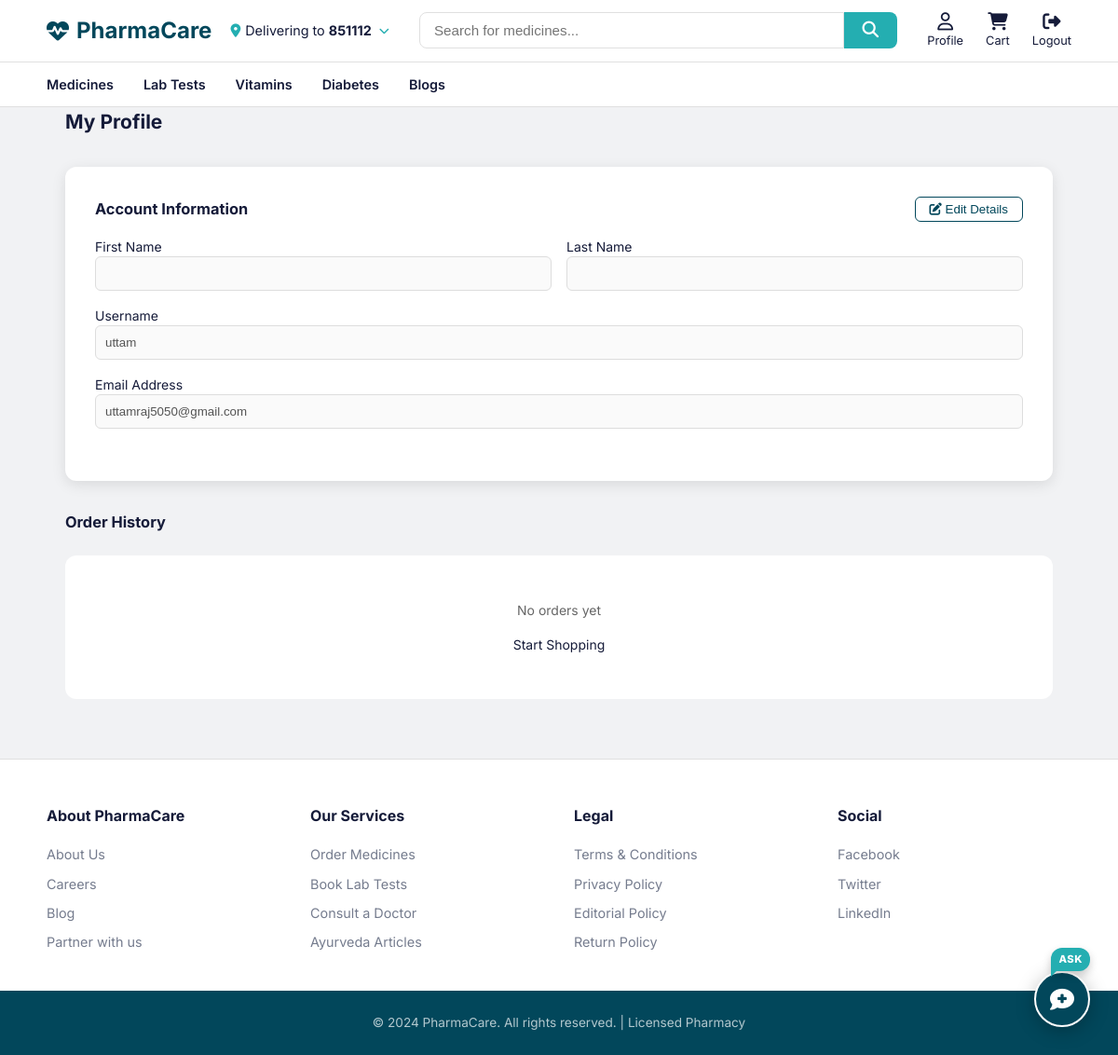
/accounts/profile/ (signed in), run on an earlier commit of the app's database.
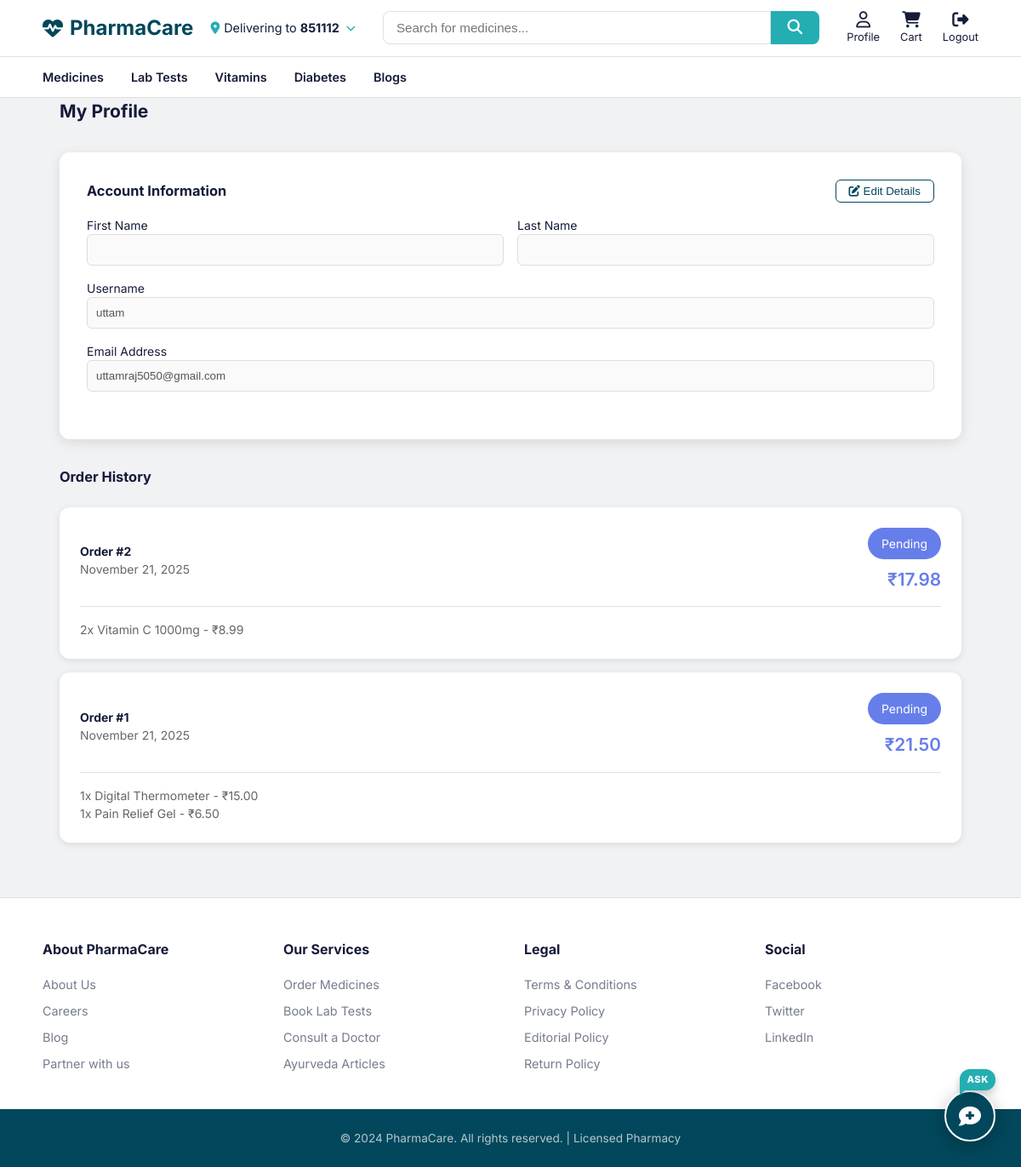
And on a later commit of the database.
### products/models.py (models this page shows, shortened)
class Order(models.Model):
    STATUS_CHOICES = [
        ('pending', 'Pending'),
        ('processing', 'Processing'),
        ('shipped', 'Shipped'),
        ('delivered', 'Delivered'),
        ('cancelled', 'Cancelled'),
    ]
    user = models.ForeignKey(User, on_delete=models.CASCADE)
    created_at = models.DateTimeField(auto_now_add=True)
    updated_at = models.DateTimeField(auto_now=True)
    status = models.CharField(max_length=20, choices=STATUS_CHOICES, default='pending')
    total_price = models.DecimalField(max_digits=10, decimal_places=2)
    shipping_address = models.TextField()

class OrderItem(models.Model):
    order = models.ForeignKey(Order, related_name='items', on_delete=models.CASCADE)
    product = models.ForeignKey(Product, on_delete=models.CASCADE)
    quantity = models.IntegerField()
    price = models.DecimalField(max_digits=10, decimal_places=2)

class Product(models.Model):
    name = models.CharField(max_length=200)
    slug = models.SlugField(unique=True)
    category = models.ForeignKey(Category, on_delete=models.CASCADE)
    description = models.TextField()
    price = models.DecimalField(max_digits=10, decimal_places=2)
    stock = models.IntegerField()
    image = models.ImageField(upload_to='products/', blank=True)
    image_url = models.URLField(max_length=500, blank=True, null=True)
    requires_prescription = models.BooleanField(default=False)
    active = models.BooleanField(default=True)
    created_at = models.DateTimeField(auto_now_add=True)
    updated_at = models.DateTimeField(auto_now=True)

### accounts/views.py (the view)
# urls.py: path('profile/', views.profile, name='profile'),
@login_required
def profile(request):
    if request.method == 'POST':
        user_form = UserUpdateForm(request.POST, instance=request.user)
        if user_form.is_valid():
            user_form.save()
            messages.success(request, 'Your profile has been updated!')
            try:
                send_mail(
                    subject='Profile Updated',
                    message=f'Hi {request.user.username},\n\nYour profile details have been successfully updated.\n\nBest regards,\nPharmaCare Team',
                    from_email=settings.DEFAULT_FROM_EMAIL,
                    recipient_list=[request.user.email],
                    fail_silently=True,
                )
            except Exception:
                pass # Don't crash if email fails
            return redirect('accounts:profile')
    else:
        user_form = UserUpdateForm(instance=request.user)
    orders = request.user.order_set.all().order_by('-created_at')
    return render(request, 'accounts/profile.html', {
        'orders': orders,
        'user_form': user_form
    })

### accounts/forms.py
class UserUpdateForm(forms.ModelForm):
    email = forms.EmailField()
    first_name = forms.CharField(required=False)
    last_name = forms.CharField(required=False)
    class Meta:
        model = User
        fields = ['username', 'email', 'first_name', 'last_name']

### accounts/templates/accounts/profile.html (shortened to what this page needs)
{% extends 'base.html' %}
{% block content %}
<div class="container">
    <h2 style="margin-bottom: 2rem;">My Profile</h2>
    <div class="profile-card">
        <div style="display: flex; justify-content: space-between; align-items: center; margin-bottom: 1rem;">
            <h3>Account Information</h3>
            <button type="button" id="edit-profile-btn" onclick="toggleEditMode()"
                style="background: transparent; border: 1px solid var(--primary-color); color: var(--primary-color); padding: 5px 15px; border-radius: 6px; cursor: pointer;">
                <i class="fas fa-edit"></i> Edit Details
            </button>
        </div>
        <form method="POST" id="profile-form">
            <div style="display: grid; grid-template-columns: 1fr 1fr; gap: 1rem; margin-bottom: 1rem;">
                <div class="form-group">
                    <label>First Name</label>
                    <input type="text" name="first_name" value="{{ user.first_name }}" class="form-control" disabled
                        style="width: 100%; padding: 10px; border: 1px solid #ddd; border-radius: 6px;">
                </div>
                <div class="form-group">
                    <label>Last Name</label>
                    <input type="text" name="last_name" value="{{ user.last_name }}" class="form-control" disabled
                        style="width: 100%; padding: 10px; border: 1px solid #ddd; border-radius: 6px;">
                </div>
            </div>
            <div class="form-group" style="margin-bottom: 1rem;">
                <label>Username</label>
                <input type="text" name="username" value="{{ user.username }}" class="form-control" disabled
                    style="width: 100%; padding: 10px; border: 1px solid #ddd; border-radius: 6px;">
            </div>
            <div class="form-group" style="margin-bottom: 1.5rem;">
                <label>Email Address</label>
                <input type="email" name="email" value="{{ user.email }}" class="form-control" disabled
                    style="width: 100%; padding: 10px; border: 1px solid #ddd; border-radius: 6px;">
            </div>
        </form>
    </div>
    <h3 style="margin-bottom: 1.5rem;">Order History</h3>
    {% if orders %}
    {% for order in orders %}
    <div class="order-card">
        <div style="display: flex; justify-content: space-between; align-items: center; margin-bottom: 1rem;">
            <div>
                <h4>Order #{{ order.id }}</h4>
                <p style="color: #666;">{{ order.created_at|date:"F d, Y" }}</p>
            </div>
            <div style="text-align: right;">
                <span class="order-status-badge">{{ order.status|title }}</span>
                <p class="order-total-price">₹{{ order.total_price }}</p>
            </div>
        </div>
        <div style="border-top: 1px solid #e0e0e0; padding-top: 1rem;">
            {% for item in order.items.all %}
            <p style="color: #666;">{{ item.quantity }}x {{ item.product.name }} - ₹{{ item.price }}</p>
            {% endfor %}
        </div>
    </div>
    {% endfor %}
    {% else %}
    <div style="text-align: center; padding: 3rem; background: white; border-radius: 12px;">
        <p style="color: #666; margin-bottom: 1rem;">No orders yet</p>
        <a href="/products/" class="btn">Start Shopping</a>
    </div>
    {% endif %}
</div>
{% endblock %}

### templates/base.html (shortened to what this page needs)
<!DOCTYPE html>
<html lang="en">
<head>
    <link rel="stylesheet" href="https://cdnjs.cloudflare.com/ajax/libs/font-awesome/6.4.0/css/all.min.css">
</head>
<body>
    <div class="top-banner">
        <div class="container">
            <div class="header-main">
                <div class="logo-group">
                    <a href="/" class="logo">
                        <i class="fas fa-heartbeat"></i> PharmaCare
                    </a>
                    <div class="location-selector">
                        <i class="fas fa-map-marker-alt"></i>
                        <span>Delivering to <strong>851112</strong></span>
                        <i class="fas fa-chevron-down" style="font-size: 0.7rem; margin-left: 3px;"></i>
                    </div>
                </div>
                <form action="/products/" method="GET" class="search-container">
                    <div class="search-box">
                        <input type="text" name="q" placeholder="Search for medicines..."
                            value="{{ query|default:'' }}">
                        <button type="submit"><i class="fas fa-search"></i></button>
                    </div>
                </form>
                <div class="user-actions">
                    {% if user.is_authenticated %}
                    <a href="/accounts/profile/" class="action-item">
                        <i class="far fa-user"></i>
                        <span>Profile</span>
                    </a>
                    <a href="/cart/" class="action-item">
                        <i class="fas fa-shopping-cart"></i>
                        <span>Cart</span>
                    </a>
                    <a href="/accounts/logout/" class="action-item">
                        <i class="fas fa-sign-out-alt"></i>
                        <span>Logout</span>
                    </a>
                    {% else %}
                    <a href="/accounts/login/" class="action-item">
                        <i class="far fa-user"></i>
                        <span>Login</span>
                    </a>
                    {% endif %}
                </div>
            </div>
        </div>
    </div>
    <nav class="nav-bar">
        <div class="container">
            <div class="nav-links">
                <a href="/">Medicines</a>
                <a href="/">Lab Tests</a>
                <a href="/">Vitamins</a>
                <a href="/">Diabetes</a>
                <a href="/">Blogs</a>
            </div>
        </div>
    </nav>
    <div class="container">
        {% block content %}{% endblock %}
    </div>
    <footer>
        <div class="container">
            <div class="footer-grid">
                <div class="footer-col">
                    <h4>About PharmaCare</h4>
                    <ul>
                        <li><a href="#">About Us</a></li>
                        <li><a href="#">Careers</a></li>
                        <li><a href="#">Blog</a></li>
                        <li><a href="#">Partner with us</a></li>
                    </ul>
                </div>
                <div class="footer-col">
                    <h4>Our Services</h4>
                    <ul>
                        <li><a href="#">Order Medicines</a></li>
                        <li><a href="#">Book Lab Tests</a></li>
                        <li><a href="#">Consult a Doctor</a></li>
                        <li><a href="#">Ayurveda Articles</a></li>
                    </ul>
                </div>
                <div class="footer-col">
                    <h4>Legal</h4>
                    <ul>
                        <li><a href="#">Terms & Conditions</a></li>
                        <li><a href="#">Privacy Policy</a></li>
                        <li><a href="#">Editorial Policy</a></li>
                        <li><a href="#">Return Policy</a></li>
                    </ul>
                </div>
                <div class="footer-col">
                    <h4>Social</h4>
                    <ul>
                        <li><a href="#">Facebook</a></li>
                        <li><a href="#">Twitter</a></li>
                        <li><a href="#">LinkedIn</a></li>
                    </ul>
                </div>
            </div>
        </div>
        <div class="footer-bottom">
            <p>&copy; 2024 PharmaCare. All rights reserved. | Licensed Pharmacy</p>
        </div>
    </footer>
    {% if request.path != '/accounts/login/' and request.path != '/accounts/register/' %}
    {% include 'chatbot.html' %}
    {% endif %}
</body>
</html>

### templates/chatbot.html (shortened to what this page needs)
<div class="chatbot-container">
    <div class="chatbot-tooltip">Ask</div>
    <div class="chatbot-button" id="chatbotButton">
        <i class="fas fa-comment-medical"></i>
    </div>
</div>

### templates/base.html (style rules this page uses)
:root { --primary-color: #02475b; --secondary-color: #24aeb1; --accent-color: #fc9919; --text-dark: #151b39; --text-light: #757c8e; --bg-light: #f1f2f4; --white: #ffffff; --success: #00b050; --border: #e0e0e0; --shadow: 0 2px 12px rgba(0, 0, 0, 0.08); --chat-bg: #ffffff; --chat-header: #02475b; --chat-user: #e3f2fd; --chat-bot: #f1f8e9; }
* { margin: 0; padding: 0; box-sizing: border-box; }
body { font-family: 'Inter', sans-serif; line-height: 1.5; color: var(--text-dark); background: var(--bg-light); font-size: 14px; overflow-x: hidden; width: 100%; }
a { text-decoration: none; color: inherit; transition: 0.2s; }
ul { list-style: none; }
.top-banner { background: var(--white); border-bottom: 1px solid var(--border); padding: 0.8rem 0; position: sticky; top: 0; z-index: 100; }
.container { width: 100%; max-width: 1400px; margin: 0 auto; padding: 0 20px; }
.header-main { display: flex; align-items: center; justify-content: space-between; gap: 2rem; flex-wrap: nowrap; }
.logo-group { display: flex; gap: 20px; align-items: center; }
.logo { font-size: 1.5rem; font-weight: 700; color: var(--primary-color); display: flex; align-items: center; gap: 8px; white-space: nowrap; }
.location-selector { display: flex; align-items: center; gap: 5px; font-size: 0.9rem; color: var(--text-dark); cursor: pointer; white-space: nowrap; }
.location-selector i { color: var(--secondary-color); }
.search-container { flex: 1; position: relative; min-width: 200px; }
.search-box { display: flex; width: 100%; }
.search-box input { width: 100%; padding: 10px 15px; border: 1px solid var(--border); border-radius: 8px 0 0 8px; outline: none; font-size: 0.95rem; }
.search-box button { background: var(--secondary-color); color: var(--white); border: none; padding: 0 20px; border-radius: 0 8px 8px 0; cursor: pointer; font-size: 1.1rem; }
.user-actions { display: flex; gap: 1.5rem; align-items: center; }
.action-item { display: flex; flex-direction: column; align-items: center; font-size: 0.8rem; color: var(--text-dark); cursor: pointer; white-space: nowrap; }
.action-item i { font-size: 1.2rem; margin-bottom: 2px; color: var(--text-dark); }
.nav-bar { background: var(--white); border-bottom: 1px solid var(--border); padding: 0; }
.nav-links { display: flex; gap: 2rem; font-weight: 600; font-size: 0.9rem; color: var(--text-dark); padding: 0.8rem 0; }
footer { background: #fff; padding-top: 3rem; border-top: 1px solid var(--border); margin-top: 4rem; }
.footer-grid { display: grid; grid-template-columns: repeat(4, 1fr); gap: 2rem; padding-bottom: 2rem; }
.footer-col h4 { font-size: 1rem; margin-bottom: 1.2rem; color: var(--text-dark); }
.footer-col ul li { margin-bottom: 0.6rem; }
.footer-col ul li a { color: var(--text-light); font-size: 0.9rem; }
.footer-bottom { background: var(--primary-color); color: rgba(255, 255, 255, 0.7); text-align: center; padding: 1.5rem; font-size: 0.85rem; }
.chatbot-container { position: fixed; bottom: 30px; right: 30px; z-index: 9999; font-family: 'Inter', sans-serif; }
.chatbot-button { width: 60px; height: 60px; border-radius: 50%; background: var(--primary-color); border: 2px solid var(--white); box-shadow: 0 4px 20px rgba(0, 0, 0, 0.25); cursor: pointer; display: flex; align-items: center; justify-content: center; color: var(--white); font-size: 26px; transition: all 0.3s ease; animation: pulse 2s infinite; }
@media (min-width: 1200px) { .container { max-width: 1140px; } }

### accounts/templates/accounts/profile.html (style rules this page uses)
.profile-card { background: white; padding: 2rem; border-radius: 12px; box-shadow: 0 4px 15px rgba(0, 0, 0, 0.1); margin-bottom: 2rem; }
.order-card { background: white; padding: 1.5rem; border-radius: 12px; box-shadow: 0 2px 8px rgba(0, 0, 0, 0.1); margin-bottom: 1rem; }
.order-status-badge { padding: 0.5rem 1rem; background: #667eea; color: white; border-radius: 20px; display: inline-block; }
.order-total-price { font-size: 1.3rem; font-weight: 600; color: #667eea; margin-top: 0.5rem; }

What changed in the data, as far as the page shows it:
added Order: id "2", created_at "November 21, 2025", status "Pending", total_price "17.98"
added OrderItem: quantity "2", product.name "Vitamin C 1000mg", price "8.99"
added Order: id "1", created_at "November 21, 2025", status "Pending", total_price "21.50"
added OrderItem: quantity "1", product.name "Digital Thermometer", price "15.00"
added OrderItem: quantity "1", product.name "Pain Relief Gel", price "6.50"
Also different on the page:
text no longer shown: "No orders yet Start Shopping"
